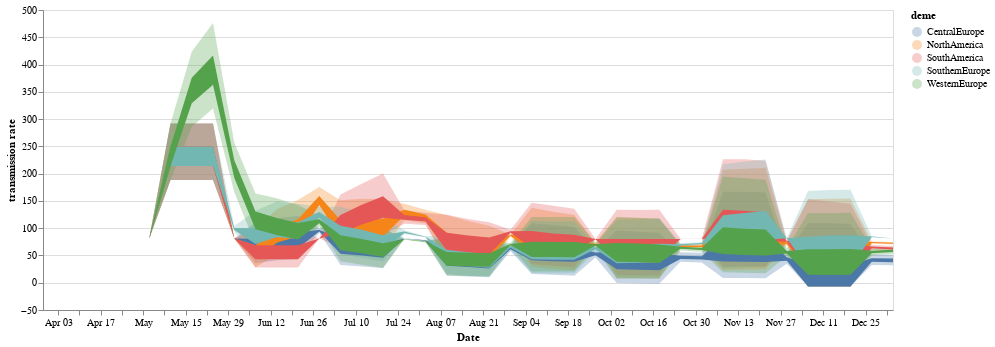

Notebook source saved alongside this figure:
### Code cell
line = alt.Chart(test_north).mark_area().encode(
    alt.X('date:T', axis=alt.Axis(title="Date", grid=False)),
    alt.Y('lower_hpd_log_50',axis=alt.Axis(title="transmission rate"), scale = alt.Scale(zero= False)),
    alt.Y2('upper_hpd_log_50'),
    color=alt.Color('deme:N')
).properties(
    width=850,
    height=300
)

band = alt.Chart(test_north).mark_area(
    opacity=0.3
).encode(
    alt.X('date:T', axis=alt.Axis(title="Date", grid=False)),
    alt.Y('lower_hpd_log_95'),
    alt.Y2('upper_hpd_log_95'),
    color=alt.Color('deme:N')
).properties(
    width=850,
    height=300
)

band + line

### Figure 1 — Vega-Lite specification as saved in the notebook (floating-point values rounded to 4 significant figures; data arrays with more than 128 entries replaced by an {"elided": "..."} marker saying what was removed)
{"config": {"view": {"continuousWidth": 400, "continuousHeight": 300}}, "layer": [{"mark": {"type": "area", "opacity": 0.3}, "encoding": {"color": {"field": "deme", "type": "nominal"}, "x": {"axis": {"grid": false, "title": "Date"}, "field": "date", "type": "temporal"}, "y": {"field": "lower_hpd_log_95", "type": "quantitative"}, "y2": {"field": "upper_hpd_log_95"}}, "height": 300, "width": 850}, {"mark": "area", "encoding": {"color": {"field": "deme", "type": "nominal"}, "x": {"axis": {"grid": false, "title": "Date"}, "field": "date", "type": "temporal"}, "y": {"axis": {"title": "transmission rate"}, "field": "lower_hpd_log_50", "scale": {"zero": false}, "type": "quantitative"}, "y2": {"field": "upper_hpd_log_50"}}, "height": 300, "width": 850}], "data": {"name": "data-6d538e2dd25f8319f46caaace05089be"}, "$schema": "https://vega.github.io/schema/vega-lite/v4.17.0.json", "datasets": {"data-6d538e2dd25f8319f46caaace05089be": {"elided": "205 records"}}}
